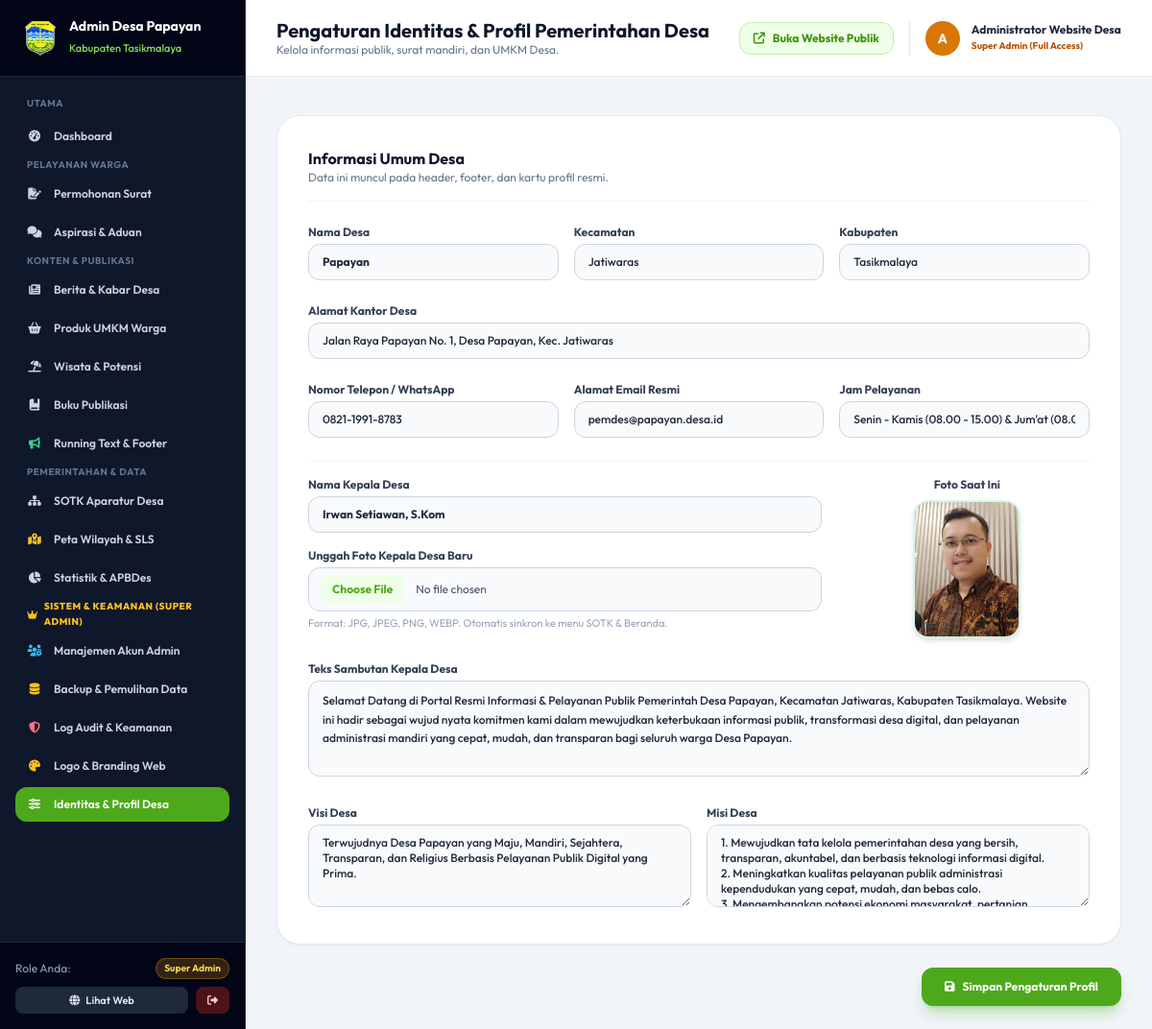
The app's page /admin/profil (signed in), older data.
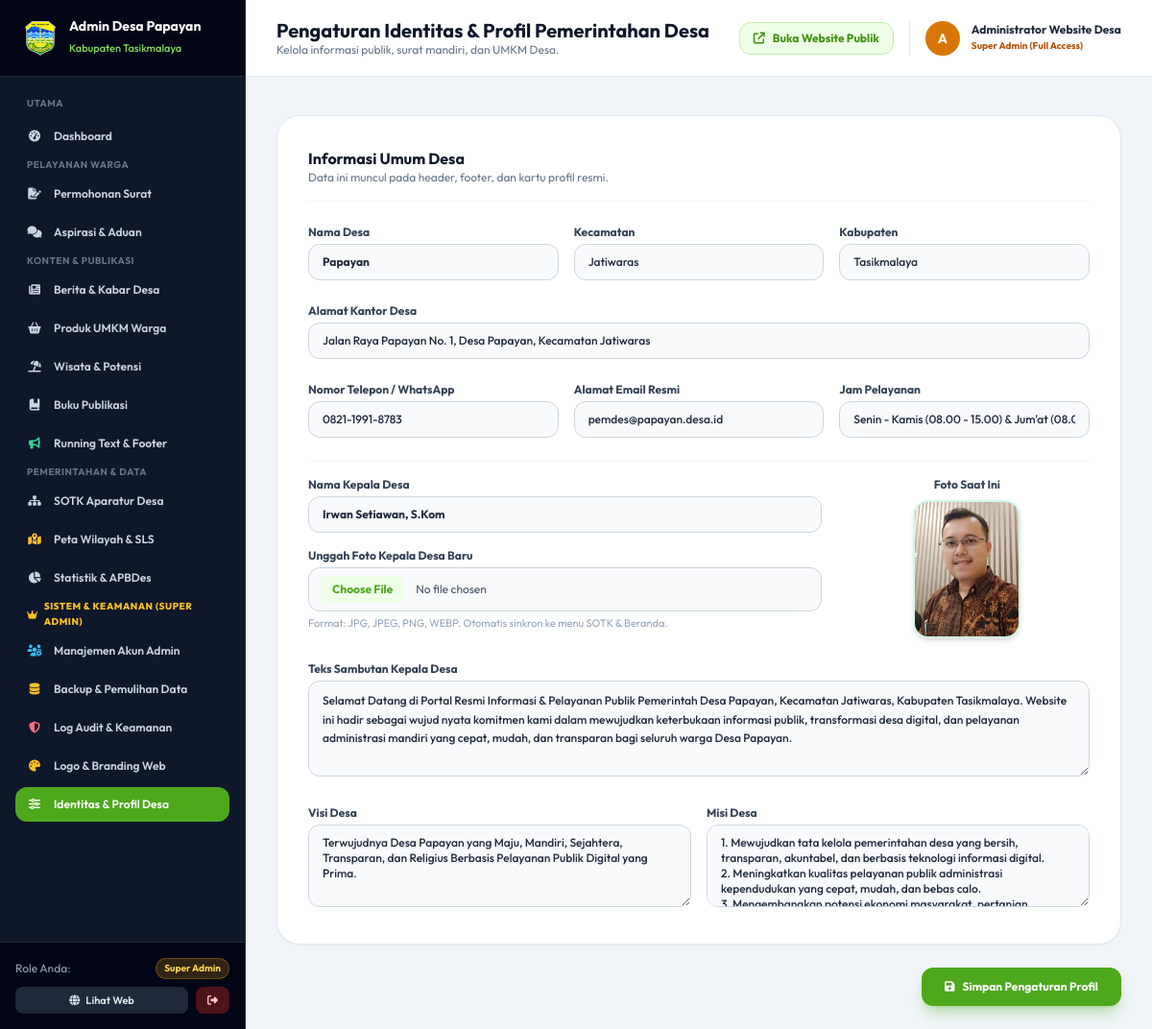
The same page, newer data.
### tables this page shows
CREATE TABLE profil_desa (
        id INTEGER PRIMARY KEY,
        nama_desa TEXT NOT NULL,
        kecamatan TEXT NOT NULL,
        kabupaten TEXT NOT NULL,
        provinsi TEXT NOT NULL,
        kode_pos TEXT,
        kode_wilayah TEXT,
        alamat TEXT,
        telepon TEXT,
        email TEXT,
        jam_pelayanan TEXT,
        nama_kades TEXT,
        periode_kades TEXT,
        foto_kades TEXT,
        sambutan_kades TEXT,
        visi TEXT,
        misi TEXT,
        luas_wilayah TEXT,
        koordinat_lat REAL,
        koordinat_lng REAL
    , judul_website TEXT DEFAULT 'Website Resmi Desa Kersik', tagline_website TEXT DEFAULT 'Desa Wisata Pesisir Marang Kayu', subtagline_website TEXT DEFAULT 'Penerima Penghargaan Kampung Iklim (Proklim) Utama KLHK RI', logo_website TEXT DEFAULT 'static/images/kutaikartanegara.png', favicon_website TEXT DEFAULT 'static/images/kutaikartanegara.png', banner_hero_1 TEXT DEFAULT 'static/images/banner1.png', banner_title_1 TEXT DEFAULT 'Selamat Datang di Website Resmi Desa Kersik', banner_desc_1 TEXT DEFAULT 'Menjelajahi pesona Pantai Biru Kersik, kelestarian mangrove pesisir, dan kemajuan masyarakat.', banner_hero_2 TEXT DEFAULT 'static/images/banner2.png', banner_title_2 TEXT DEFAULT 'Penerima Sertifikat Proklim Utama KLHK RI', banner_desc_2 TEXT DEFAULT 'Komitmen nyata masyarakat Desa Kersik dalam menjaga kelestarian lingkungan pesisir.', banner_hero_3 TEXT DEFAULT 'static/images/pantai_kersik.jpg', banner_title_3 TEXT DEFAULT 'Pelayanan Publik Cepat, Transparan dan Akuntabel', banner_desc_3 TEXT DEFAULT 'Nikmati kemudahan layanan pengajuan surat online mandiri dan keterbukaan informasi.', kml_url TEXT, teks_footer_deskripsi TEXT, teks_footer_copyright TEXT, teks_footer_portal TEXT);

### app.py (the view, shortened to what this page needs)
@app.route('/admin/profil', methods=['GET', 'POST'])
@superadmin_required
def admin_profil():
    conn = get_db()
    cursor = conn.cursor()
    cursor.execute("SELECT * FROM profil_desa WHERE id = 1")
    profil = dict(cursor.fetchone() or {})
    conn.close()
    return render_template('admin/profil.html', profil=profil)

### app.py (called while the page is built)
@app.after_request
def apply_security_headers(response):
    response.headers['X-Content-Type-Options'] = 'nosniff'
    response.headers['X-Frame-Options'] = 'SAMEORIGIN'
    response.headers['X-XSS-Protection'] = '1; mode=block'
    response.headers['Referrer-Policy'] = 'strict-origin-when-cross-origin'
    response.headers['Permissions-Policy'] = 'geolocation=(self)'
    return response

@app.context_processor
def inject_global_data():
    data = {
        'is_superadmin': session.get('role') == 'superadmin',
        'current_role': session.get('role', 'tamu'),
        'current_nama': session.get('nama', 'Pengguna')
    }
    try:
        conn = get_db()
        cursor = conn.cursor()
        cursor.execute("SELECT * FROM profil_desa WHERE id = 1")
        row = cursor.fetchone()
        data['profil_global'] = dict(row or {})
        cursor.execute("SELECT * FROM running_texts WHERE is_active = 1 ORDER BY urutan ASC, id ASC")
        data['running_texts_global'] = [dict(r) for r in cursor.fetchall()]
        conn.close()
    except Exception:
        data['profil_global'] = {}
        data['running_texts_global'] = []
    return data

### templates/admin/profil.html (shortened to what the changed rows need)
{% extends "base_admin.html" %}
{% block header_title %}Pengaturan Identitas & Profil Pemerintahan Desa{% endblock %}
{% block content %}
<form method="POST" action="{{ url_for('admin_profil') }}" enctype="multipart/form-data" class="space-y-6 max-w-4xl">
  <div class="bg-white rounded-3xl border border-slate-200 p-6 sm:p-8 shadow-sm space-y-6">
    <div class="grid grid-cols-1 sm:grid-cols-3 gap-4">
      <div>
        <label class="block text-xs font-bold text-slate-700 mb-1">Nama Desa</label>
        <input type="text" name="nama_desa" value="{{ profil.nama_desa }}" required class="w-full text-xs bg-slate-50 border border-slate-300 rounded-xl px-3.5 py-2.5 focus:outline-none focus:ring-2 focus:ring-brand-500 font-bold" />
      </div>
      <div>
        <label class="block text-xs font-bold text-slate-700 mb-1">Kecamatan</label>
        <input type="text" name="kecamatan" value="{{ profil.kecamatan }}" required class="w-full text-xs bg-slate-50 border border-slate-300 rounded-xl px-3.5 py-2.5 focus:outline-none focus:ring-2 focus:ring-brand-500 font-medium" />
      </div>
      <div>
        <label class="block text-xs font-bold text-slate-700 mb-1">Kabupaten</label>
        <input type="text" name="kabupaten" value="{{ profil.kabupaten }}" required class="w-full text-xs bg-slate-50 border border-slate-300 rounded-xl px-3.5 py-2.5 focus:outline-none focus:ring-2 focus:ring-brand-500 font-medium" />
      </div>
    </div>
    <div>
      <label class="block text-xs font-bold text-slate-700 mb-1">Alamat Kantor Desa</label>
      <input type="text" name="alamat" value="{{ profil.alamat }}" required class="w-full text-xs bg-slate-50 border border-slate-300 rounded-xl px-3.5 py-2.5 focus:outline-none focus:ring-2 focus:ring-brand-500 font-medium" />
    </div>
    <div class="grid grid-cols-1 sm:grid-cols-3 gap-4">
      <div>
        <label class="block text-xs font-bold text-slate-700 mb-1">Nomor Telepon / WhatsApp</label>
        <input type="text" name="telepon" value="{{ profil.telepon }}" required class="w-full text-xs bg-slate-50 border border-slate-300 rounded-xl px-3.5 py-2.5 focus:outline-none focus:ring-2 focus:ring-brand-500 font-medium" />
      </div>
      <div>
        <label class="block text-xs font-bold text-slate-700 mb-1">Alamat Email Resmi</label>
        <input type="email" name="email" value="{{ profil.email }}" required class="w-full text-xs bg-slate-50 border border-slate-300 rounded-xl px-3.5 py-2.5 focus:outline-none focus:ring-2 focus:ring-brand-500 font-medium" />
      </div>
      <div>
        <label class="block text-xs font-bold text-slate-700 mb-1">Jam Pelayanan</label>
        <input type="text" name="jam_pelayanan" value="{{ profil.jam_pelayanan }}" required class="w-full text-xs bg-slate-50 border border-slate-300 rounded-xl px-3.5 py-2.5 focus:outline-none focus:ring-2 focus:ring-brand-500 font-medium" />
      </div>
    </div>
    <div class="pt-4 border-t border-slate-100 grid grid-cols-1 sm:grid-cols-3 gap-6 items-start">
      <div class="sm:col-span-2">
        <label class="block text-xs font-bold text-slate-700 mb-1">Nama Kepala Desa</label>
        <input type="text" name="nama_kades" value="{{ profil.nama_kades }}" required class="w-full text-xs bg-slate-50 border border-slate-300 rounded-xl px-3.5 py-2.5 focus:outline-none focus:ring-2 focus:ring-brand-500 font-bold text-slate-800 mb-4" />
        <label class="block text-xs font-bold text-slate-700 mb-1">Unggah Foto Kepala Desa Baru</label>
        <input type="file" name="foto_kades_file" accept="image/*" class="w-full text-xs bg-slate-50 border border-slate-300 rounded-xl px-3 py-2 text-slate-600 focus:outline-none focus:ring-2 focus:ring-brand-500 file:mr-3 file:py-1.5 file:px-3 file:rounded-lg file:border-0 file:text-xs file:font-bold file:bg-brand-50 file:text-brand-700 hover:file:bg-brand-100" />
        <p class="text-[11px] text-slate-400 mt-1">Format: JPG, JPEG, PNG, WEBP. Otomatis sinkron ke menu SOTK & Beranda.</p>
      </div>
      <div class="flex flex-col items-center text-center">
        <div class="w-28 h-36 rounded-2xl overflow-hidden shadow-md border-2 border-emerald-100 bg-slate-100">
          <img src="{{ url_for('static', filename=profil.foto_kades.replace('static/', '')) if profil.foto_kades and profil.foto_kades.startswith('static/') else (profil.foto_kades or url_for('static', filename='images/kades.jpg')) }}" alt="{{ profil.nama_kades }}" class="w-full h-full object-cover" onerror="this.src='{{ url_for('static', filename='images/kades.jpg') }}'" />
        </div>
      </div>
    </div>
    <div>
      <label class="block text-xs font-bold text-slate-700 mb-1">Teks Sambutan Kepala Desa</label>
      <textarea name="sambutan_kades" rows="4" class="w-full text-xs bg-slate-50 border border-slate-300 rounded-xl px-3.5 py-2.5 focus:outline-none focus:ring-2 focus:ring-brand-500 font-medium leading-relaxed">{{ profil.sambutan_kades }}</textarea>
    </div>
    <div class="grid grid-cols-1 sm:grid-cols-2 gap-4">
      <div>
        <label class="block text-xs font-bold text-slate-700 mb-1">Visi Desa</label>
        <textarea name="visi" rows="4" class="w-full text-xs bg-slate-50 border border-slate-300 rounded-xl px-3.5 py-2.5 focus:outline-none focus:ring-2 focus:ring-brand-500 font-medium">{{ profil.visi }}</textarea>
      </div>
      <div>
        <label class="block text-xs font-bold text-slate-700 mb-1">Misi Desa</label>
        <textarea name="misi" rows="4" class="w-full text-xs bg-slate-50 border border-slate-300 rounded-xl px-3.5 py-2.5 focus:outline-none focus:ring-2 focus:ring-brand-500 font-medium">{{ profil.misi }}</textarea>
      </div>
    </div>
  </div>
</form>
{% endblock %}

### templates/base_admin.html (shortened to what the changed rows need)
<!DOCTYPE html>
<html lang="id">
<head>
  <link rel="stylesheet" href="https://cdnjs.cloudflare.com/ajax/libs/font-awesome/6.5.1/css/all.min.css" />
  <script src="https://cdn.tailwindcss.com"></script>
</head>
<body class="bg-slate-100 text-slate-800 antialiased flex h-screen overflow-hidden">
  <aside class="w-64 bg-slate-900 text-slate-300 flex flex-col flex-shrink-0 border-r border-slate-800 transition-all duration-300">
    <div class="h-20 flex items-center gap-3 px-6 bg-slate-950 border-b border-slate-800">
      <img src="{{ url_for('static', filename=profil_global.logo_website.replace('static/', '')) if profil_global.logo_website and profil_global.logo_website.startswith('static/') else (profil_global.logo_website or url_for('static', filename='images/logo_tasikmalaya.png')) }}" class="w-9 h-9 object-contain" alt="Logo" onerror="this.src='{{ url_for('static', filename='images/logo_tasikmalaya.png') }}'" />
      <div>
        <h2 class="text-white font-bold text-sm leading-tight">Admin Desa {{ profil_global.nama_desa or 'Papayan' }}</h2>
        <span class="text-[11px] text-brand-400 font-medium">Kabupaten {{ profil_global.kabupaten or 'Kutai Kartanegara' }}</span>
      </div>
    </div>
  </aside>
  <div class="flex-1 flex flex-col h-screen overflow-hidden">
    <header class="h-20 bg-white border-b border-slate-200 flex items-center justify-between px-8 flex-shrink-0">
      <div>
        <h1 class="text-xl font-bold text-slate-900 leading-tight">{% block header_title %}Dashboard Pengelolaan Desa{% endblock %}</h1>
      </div>
    </header>
    <main class="flex-1 overflow-y-auto px-8 py-6">
      {% block content %}{% endblock %}
    </main>
  </div>
</body>
</html>

Row changes from the older to the newer data that the page shows:
changed profil_desa "Papayan": alamat "Jalan Raya Papayan No. 1, Desa Papayan, Kec. Jatiwaras" → "Jalan Raya Papayan No. 1, Desa Papayan, Kecamatan Jatiwaras"
